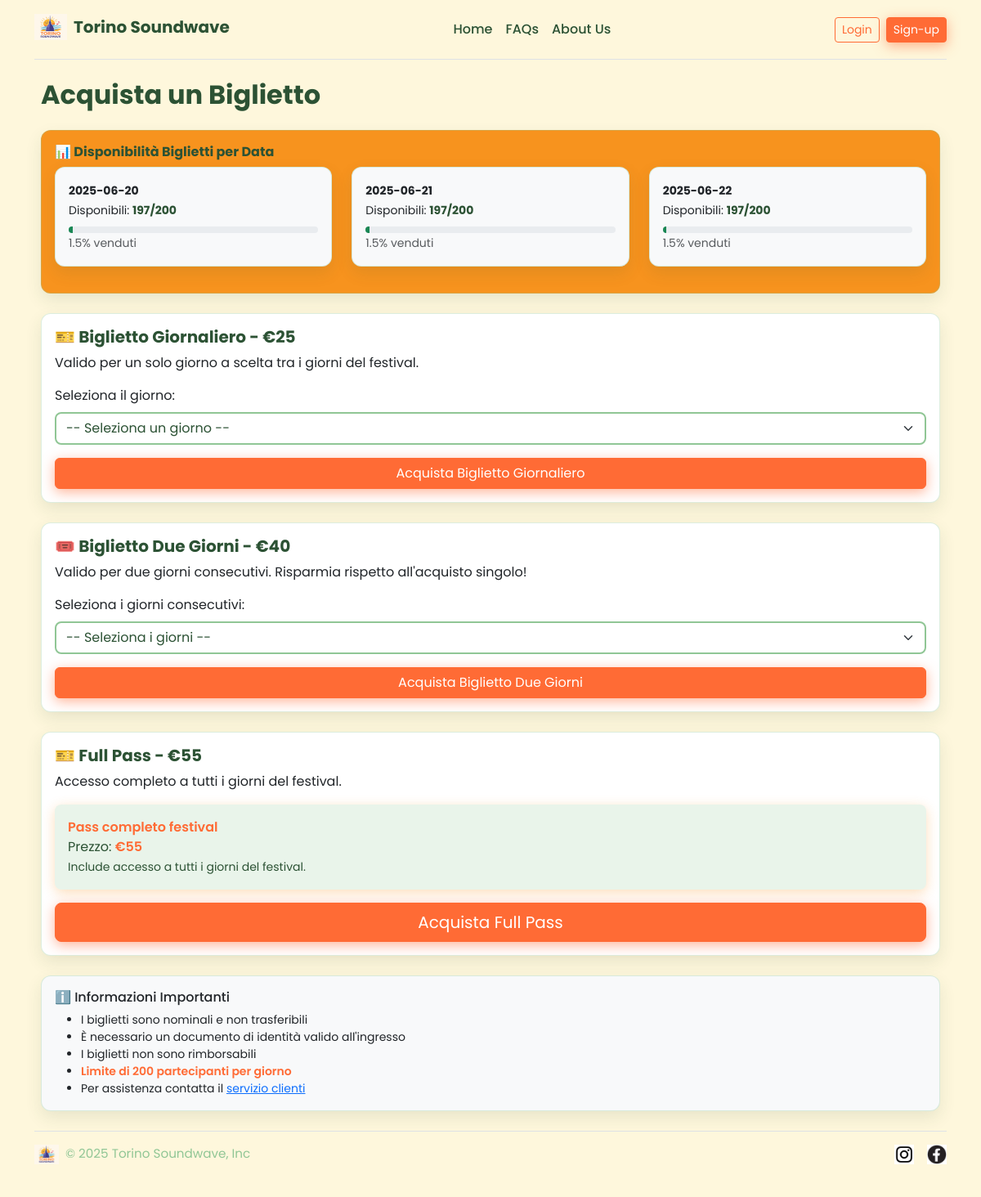
The page /biglietti on the database its author committed.
### tables this page shows
CREATE TABLE "biglietti" (
	"id"	INTEGER,
	"tipo"	TEXT NOT NULL,
	"single_day"	TEXT,
	"double_first"	INTEGER,
	"double_second"	INTEGER,
	"prezzo"	NUMERIC NOT NULL,
	PRIMARY KEY("id" AUTOINCREMENT)
);

### app.py (the view)
@app.route("/biglietti")
def biglietti():
    dati_biglietti = biglietti_dao.get_opzioni_biglietti()
    statistiche_disponibilita = acquisti_dao.get_statistiche_disponibilita()
    return render_template("biglietti.html", dati_biglietti = dati_biglietti, statistiche_disponibilita=statistiche_disponibilita)

### acquisti_dao.py (called while the page is built)
def get_date_festival():
    conn = sqlite3.connect("soundwave.db")
    cursor = conn.cursor()
    sql = """
    SELECT DISTINCT single_day as data FROM biglietti WHERE single_day IS NOT NULL
    UNION
    SELECT DISTINCT double_first as data FROM biglietti WHERE double_first IS NOT NULL
    UNION
    SELECT DISTINCT double_second as data FROM biglietti WHERE double_second IS NOT NULL
    ORDER BY data
    """
    conn = sqlite3.connect("soundwave.db")
    cursor = conn.cursor()
    cursor.execute(sql)
    results = cursor.fetchall()
    cursor.close()
    conn.close()
    return [row[0] for row in results if row[0]]

def get_statistiche_disponibilita():
    MAX_BIGLIETTI_PER_GIORNO = 200
    date_festival = get_date_festival()
    conteggi = count_biglietti_per_data()
    statistiche = {}
    for data in date_festival:
        venduti = conteggi.get(data, 0)
        disponibili = MAX_BIGLIETTI_PER_GIORNO - venduti
        percentuale_venduta = (venduti / MAX_BIGLIETTI_PER_GIORNO) * 100
        statistiche[data] = {
            'venduti': venduti,
            'disponibili': max(0, disponibili),
            'totale': MAX_BIGLIETTI_PER_GIORNO,
            'percentuale_venduta': round(percentuale_venduta, 1),
            'disponibile': venduti < MAX_BIGLIETTI_PER_GIORNO
        }
    return statistiche

### biglietti_dao.py (called while the page is built)
def formatta_data(data_str):
    data = datetime.strptime(data_str, "%Y-%m-%d")
    giorni = ['Lunedì', 'Martedì', 'Mercoledì', 'Giovedì', 'Venerdì', 'Sabato', 'Domenica']
    mesi = ['gennaio', 'febbraio', 'marzo', 'aprile', 'maggio', 'giugno',
            'luglio', 'agosto', 'settembre', 'ottobre', 'novembre', 'dicembre']
    giorno_settimana = giorni[data.weekday()]
    mese = mesi[data.month - 1]
    giorno_numero = data.day
    giorno_formattato = f"{giorno_settimana} {giorno_numero} {mese}"
    return data_str, giorno_formattato

### templates/biglietti.html (shortened to what this page needs)
{% extends "base.html" %}
{% block contenuto %}
<div class="container mt-4 px-2">
  <h2 class="mb-4 text-center text-md-start">Acquista un Biglietto</h2>
  {% if statistiche_disponibilita %}
  <div class="card mb-4 badge-highlight text-white">
    <div class="card-body">
      <h6 class="card-title text-1">📊 Disponibilità Biglietti per Data</h6>
      <div class="row">
        {% for data, stats in statistiche_disponibilita.items() %}
        <div class="col-12 col-sm-6 col-md-4 mb-3">
          <div class="card bg-light text-dark h-100">
            <div class="card-body p-3">
              <small class="fw-bold">{{ data }}</small><br>
              <small>
                Disponibili:
                <span
                  class="fw-bold {% if stats.disponibili < 50 %}text-1{% elif stats.disponibili < 100 %}text-warning{% else %}text-1{% endif %}">
                  {{ stats.disponibili }}/{{ stats.totale }}
                </span>
              </small>
              <div class="progress mt-2" style="height: 8px;">
                <div
                  class="progress-bar {% if stats.percentuale_venduta >= 90 %}bg-danger{% elif stats.percentuale_venduta >= 70 %}bg-warning{% else %}bg-success{% endif %}"
                  style="width: {{ stats.percentuale_venduta }}%"></div>
              </div>
              <small class="text-muted">{{ stats.percentuale_venduta }}% venduti</small>
            </div>
          </div>
        </div>
        {% endfor %}
      </div>
    </div>
  </div>
  {% endif %}
  <div class="card mb-4">
    <div class="card-body">
      <h5 class="card-title text-1">
        🎫 Biglietto Giornaliero
        {% if dati_biglietti['giornaliero'] %}
        - €{{ dati_biglietti['giornaliero'][0]['prezzo'] }}
        {% endif %}
      </h5>
      <p class="card-text">Valido per un solo giorno a scelta tra i giorni del festival.</p>
      {% if dati_biglietti['giornaliero'] %}
      <form method="POST" action="{{ url_for('acquista_biglietto') }}">
        <div class="mb-3">
          <label for="giorno_singolo" class="form-label">Seleziona il giorno:</label>
          <select name="start_date" id="giorno_singolo" class="form-select" required>
            <option value="">-- Seleziona un giorno --</option>
          </select>
        </div>
        <button type="submit" class="btn btn-primary w-100">Acquista Biglietto Giornaliero</button>
      </form>
      {% else %}
      <div class="alert alert-warning"> <strong>Non disponibile:</strong> Al momento non ci sono biglietti giornalieri
        disponibili. </div>
      {% endif %}
    </div>
  </div>
  <div class="card mb-4">
    <div class="card-body">
      <h5 class="card-title text-1">
        🎟️ Biglietto Due Giorni
        {% if dati_biglietti['due_giorni'] %}
        - €{{ dati_biglietti['due_giorni'][0]['prezzo'] }}
        {% endif %}
      </h5>
      <p class="card-text">Valido per due giorni consecutivi. Risparmia rispetto all'acquisto singolo!</p>
      {% if dati_biglietti['due_giorni'] %}
      <form method="POST" action="{{ url_for('acquista_biglietto') }}">
        <div class="mb-3">
          <label for="due_giorni" class="form-label">Seleziona i giorni consecutivi:</label>
          <select name="start_date" id="due_giorni" class="form-select" required>
            <option value="">-- Seleziona i giorni --</option>
          </select>
        </div>
        <button type="submit" class="btn btn-primary w-100">Acquista Biglietto Due Giorni</button>
      </form>
      {% else %}
      <div class="alert alert-warning"> <strong>Non disponibile:</strong> Al momento non ci sono biglietti per due
        giorni disponibili. </div>
      {% endif %}
    </div>
  </div>
  <div class="card mb-4">
    <div class="card-body">
      <h5 class="card-title text-1">
        🎫 Full Pass
        {% if dati_biglietti['full_pass'] %}
        - €{{ dati_biglietti['full_pass'][0]['prezzo'] }}
        {% endif %}
      </h5>
      <p class="card-text">Accesso completo a tutti i giorni del festival.</p>
      {% if dati_biglietti['full_pass'] %}
      {% set fullpass_disponibile = true %}
      {% set min_disponibili_fullpass = 200 %}
      {% for data, stats in statistiche_disponibilita.items() %}
      {% if not stats.get('disponibile', True) %}
      {% set fullpass_disponibile = false %}
      {% endif %}
      {% if stats.get('disponibili', 200) < min_disponibili_fullpass %} {% set
        min_disponibili_fullpass=stats.get('disponibili', 200) %} {% endif %} {% endfor %} <form method="POST"
        action="{{ url_for('acquista_biglietto') }}">
        <div class="mb-3 ">
          <div class="alert {% if fullpass_disponibile %}alert-info{% else %}alert-danger{% endif %}  bg2">
            <strong>{{ dati_biglietti['full_pass'][0]['label'] }}</strong><br>
            Prezzo: <strong>€{{ dati_biglietti['full_pass'][0]['prezzo'] }}</strong><br>
            <small>Include accesso a tutti i giorni del festival.</small>
          </div>
        </div>
        <button type="submit"
          class="btn {% if fullpass_disponibile %}btn-primary{% else %}btn-secondary{% endif %} btn-lg w-100 btn-primary" >
          {% if fullpass_disponibile %}Acquista Full Pass{% else %}Full Pass Non Disponibile{% endif %}
        </button>
        </form>
        {% else %}
        <div class="alert alert-warning"> <strong>Non disponibile:</strong> Al momento il Full Pass non è disponibile.
        </div>
        {% endif %}
    </div>
  </div>
  <div class="card mb-4 bg-light">
    <div class="card-body">
      <h6 class="card-title">ℹ️ Informazioni Importanti</h6>
      <ul class="mb-0 small">
        <li>I biglietti sono nominali e non trasferibili</li>
        <li>È necessario un documento di identità valido all'ingresso</li>
        <li>I biglietti non sono rimborsabili</li>
        <li><strong>Limite di 200 partecipanti per giorno</strong></li>
        <li>Per assistenza contatta il <a href="mailto:support@torinosoundwave.it">servizio clienti</a></li>
      </ul>
    </div>
  </div>
</div>
{% endblock %}

### static/styles/styles.css (style rules this page uses)
:root { --festival-orange: #ff6b35; --festival-yellow: #f7931e; --festival-green-dark: #2c5234; --festival-green-light: #90c695; --festival-sky: #87ceeb; --festival-cream: #fef7dc; --festival-orange-hover: #e55a2b; --festival-yellow-hover: #e0851a; --festival-green-hover: #234429; }
body { background-color: var(--festival-cream); color: var(--festival-green-dark); font-family: 'Poppins', sans-serif; }
h1, h2, h3, h5, .display-4, .text-1 { color: var(--festival-green-dark); font-weight: 700; }
strong, .evident { color: var(--festival-orange); font-weight: 600; }
.btn-primary { background-color: var(--festival-orange); border-color: var(--festival-orange); color: white; box-shadow: 0 4px 15px rgba(255, 107, 53, 0.5); transition: all 0.3s ease; }
.card { background-color: white; border: 1px solid rgba(144, 198, 149, 0.3); box-shadow: 0 8px 20px rgba(44, 82, 52, 0.1); border-radius: 12px; transition: all 0.3s ease; }
.badge-highlight { background-color: var(--festival-yellow); color: var(--festival-green-dark); }
.alert-info { background-color: var(--festival-yellow); color: var(--festival-green-dark); box-shadow: 0 4px 15px rgba(247, 147, 30, 0.3); border: none; border-radius: 8px; }
.accordion-header, .bg2 { background-color: rgba(144, 198, 149, 0.2); }
select, .form-select, input[type="text"], input[type="email"], textarea { border: 2px solid var(--festival-green-light); color: var(--festival-green-dark); background-color: white; transition: border-color 0.3s ease; border-radius: 8px; }

### rows shown on the page
biglietti: prezzo "25"
biglietti: prezzo "40"
biglietti: prezzo "55"

### other values the page prints
{{ data }} "2025-06-20" "2025-06-21" "2025-06-22"
{{ stats.disponibili }} "197" "197" "197"
{{ stats.totale }} "200" "200" "200"
{{ stats.percentuale_venduta }} "1.5" "1.5" "1.5"
{{ dati_biglietti['full_pass'][0]['label'] }} "Pass completo festival"
